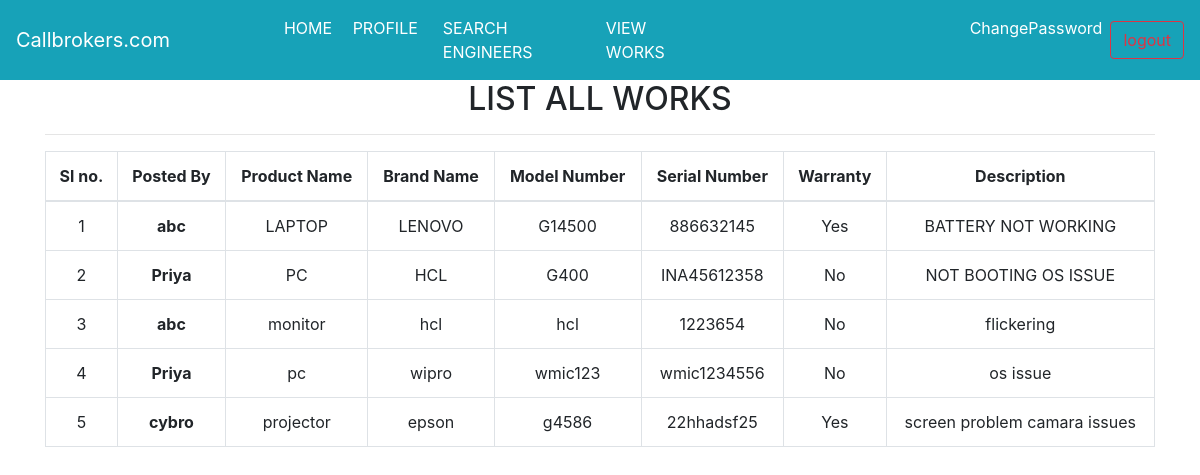
The page /clubbroker/work_list/ on the database its author committed.
### customer/models.py (models this page shows, shortened)
class Work(models.Model):
    WARRANTY_TYPE = (
        (0, 'No'),
        (1, 'Yes'),
    )
    product_item = models.CharField(max_length=50)
    brand_name = models.CharField(max_length=50)
    model_number = models.CharField(max_length=50)
    serial_number = models.CharField(max_length=100)
    date = models.DateField(auto_now_add=True)
    warranty = models.IntegerField(choices=WARRANTY_TYPE, default=0)
    description = models.TextField(max_length=500)
    user = models.ForeignKey(User, on_delete=models.CASCADE, default=None)

### account/models.py (models this page shows)
class User(AbstractUser):
    user_type = models.CharField(max_length=15,default='admin')
    def __str__(self):
        return self.username

### clubbroker/views.py (the view)
# urls.py: path('work_list/', work_list, name="clubbroker_work_list"),
def work_list(request):
    if request.method == 'GET':
        context = {}
        context['works'] = Work.objects.all()
        return render(request,'clubbroker/work_list.html',context)

### clubbroker/templates/clubbroker/work_list.html
{% extends 'clubbroker/shared/base.html' %}
{% load static %}
{% load crispy_forms_tags %}
{% block content %}
<div class="container">
    <div class="row">
        <div class="col-md-12 text-center">
            <h2>LIST ALL WORKS</h2>
            <hr>
            <div class="row">
                <div class="col-sm-12">
                    <table class="table table-bordered">
                        <thead>
                            <tr>
                                <th>Sl no.</th>
                                <th>Posted By</th>
                                <th>Product Name</th>
                                <th>Brand Name</th>
                                <th>Model Number</th>
                                <th>Serial Number</th>
                                <th>Warranty</th>
                                <th>Description</th>
                            </tr>
                        </thead>
                        <tbody>
                            {% for e in works %}
                                <tr>
                                    <td>{{ forloop.counter }}</td>
                                    <th>{{ e.user }}</th>
                                    <td>{{ e.product_item }}</td>
                                    <td>{{ e.brand_name }}</td>
                                    <td>{{ e.model_number }}</td>
                                    <td>{{ e.serial_number }}</td>
                                    <td>
                                        {% if e.warranty %}
                                            Yes
                                        {% else %}
                                            No
                                        {% endif %}
                                    </td>
                                    <td>{{ e.description }}</td>
                                </tr>
                            {% endfor %}
                        </tbody>
                    </table>
                </div>
        </div>
    </div>
</div>
{% endblock content %}

### rows shown on the page
Work: user "abc", product_item "LAPTOP", brand_name "LENOVO", model_number "G14500", serial_number "886632145", warranty "Yes", description "BATTERY NOT WORKING"
Work: user "Priya", product_item "PC", brand_name "HCL", model_number "G400", serial_number "INA45612358", warranty "No", description "NOT BOOTING OS ISSUE"
Work: user "abc", product_item "monitor", brand_name "hcl", model_number "hcl", serial_number "1223654", warranty "No", description "flickering"
Work: user "Priya", product_item "pc", brand_name "wipro", model_number "wmic123", serial_number "wmic1234556", warranty "No", description "os issue"
Work: user "cybro", product_item "projector", brand_name "epson", model_number "g4586", serial_number "22hhadsf25", warranty "Yes", description "screen problem camara issues"
